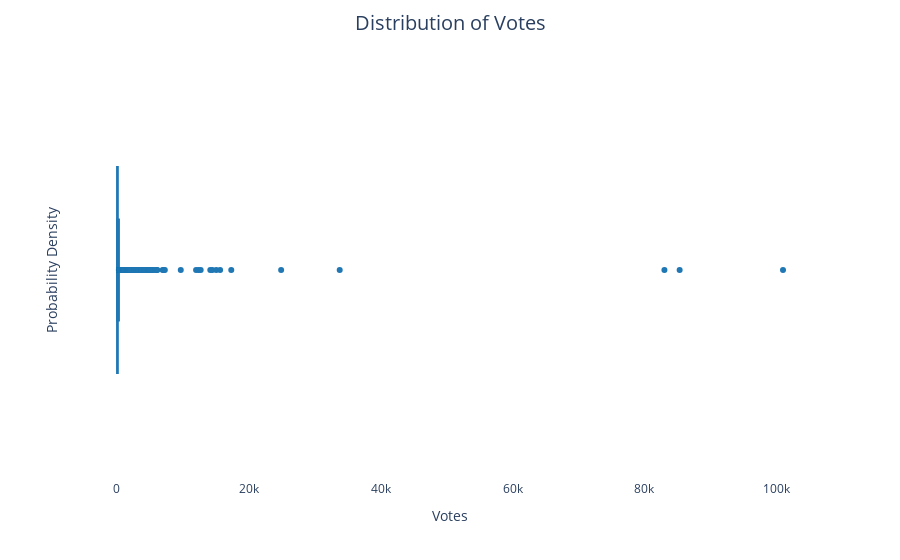

Notebook source saved alongside this figure:
### Markdown cell above
# Distribution of Votes

### Code cell
fig_votes = px.box(df, x = 'Votes', color_discrete_sequence = colors)
fig_votes.update_layout(title='Distribution of Votes', title_x=0.5, title_pad=dict(t=20), title_font=dict(size=20), xaxis_title='Votes', yaxis_title='Probability Density', xaxis=dict(showgrid=False), yaxis=dict(showgrid=False), plot_bgcolor = 'white')
fig_votes.show()

### Figure 1 — Plotly figure (JSON) as saved in the notebook; plotly's stock layout.template omitted (floating-point values rounded to 4 significant figures; data arrays with more than 128 entries replaced by an {"elided": "..."} marker saying what was removed)
{"data": [{"alignmentgroup": "True", "hovertemplate": "Votes=%{x}<extra></extra>", "legendgroup": "", "marker": {"color": "#1f77b4"}, "name": "", "notched": false, "offsetgroup": "", "orientation": "h", "showlegend": false, "type": "box", "x": {"elided": "1528 int values"}, "x0": " ", "xaxis": "x", "y0": " ", "yaxis": "y"}], "layout": {"autosize": true, "boxmode": "group", "legend": {"tracegroupgap": 0}, "margin": {"t": 60}, "plot_bgcolor": "white", "title": {"font": {"size": 20}, "pad": {"t": 20}, "text": "Distribution of Votes", "x": 0.5}, "xaxis": {"anchor": "y", "autorange": true, "domain": [0, 1], "range": [-5607.0, 106600.0], "showgrid": false, "title": {"text": "Votes"}, "type": "linear"}, "yaxis": {"anchor": "x", "autorange": true, "domain": [0, 1], "range": [-0.5, 0.5], "showgrid": false, "title": {"text": "Probability Density"}, "type": "category"}}}
